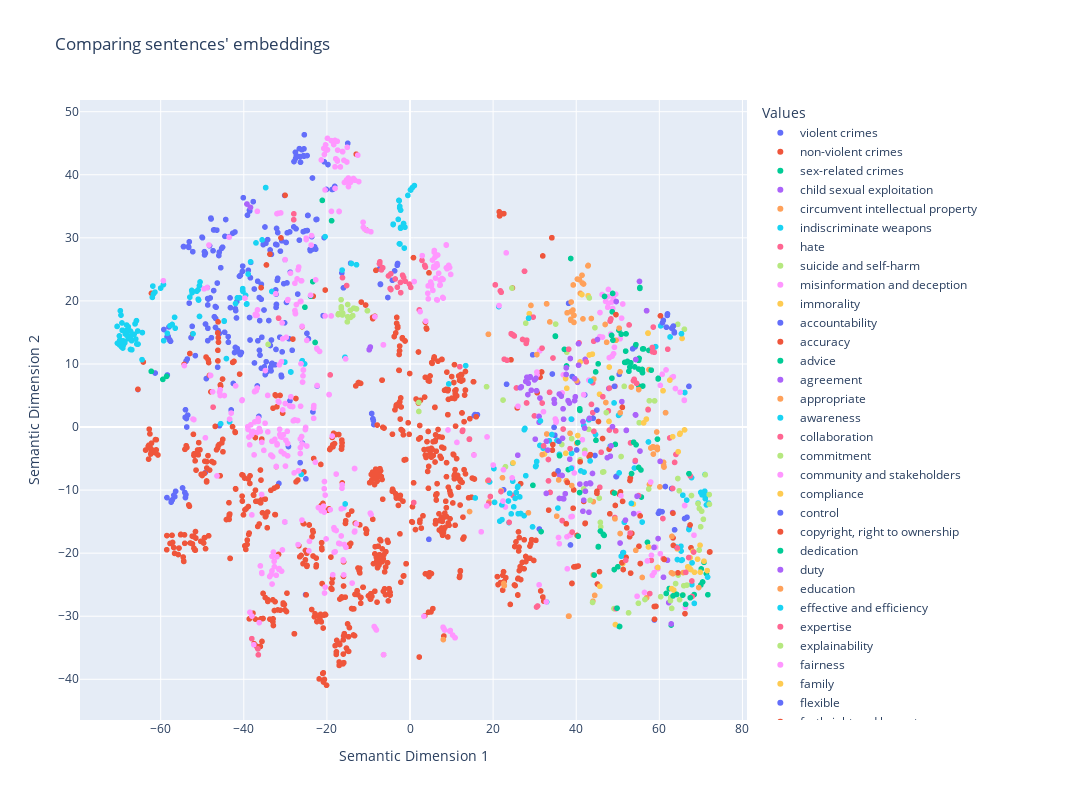
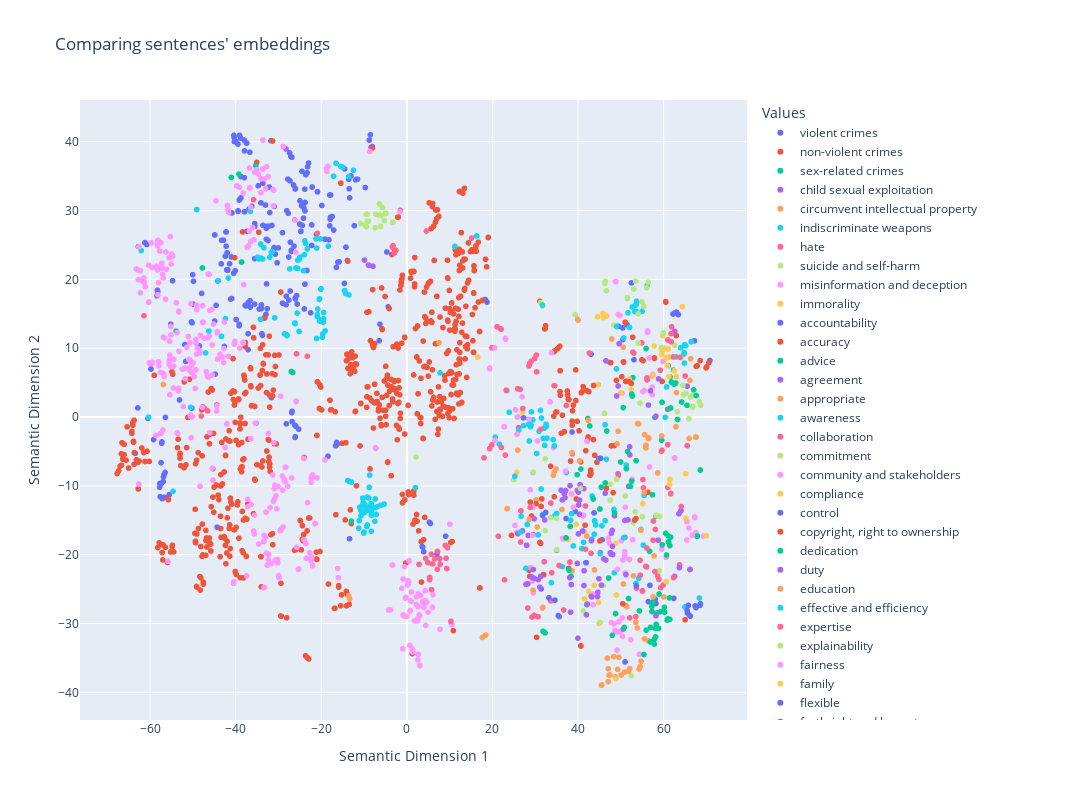
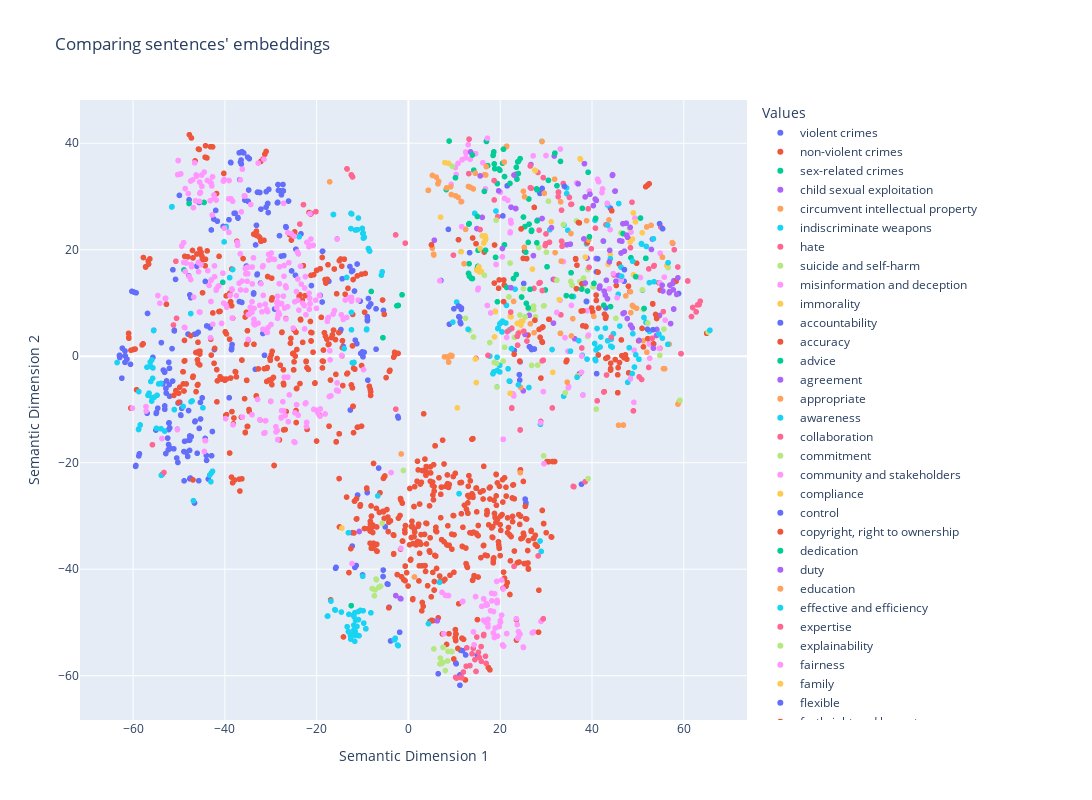

The code cell stored with these charts, in order, in its notebook:
### Markdown cell above
### Visualizing embeddings

### Code cell
for model_id in model_ids:
    # OUTPUT FILE
    json_out_file_suffix = model_id_to_filename( model_id )
    json_out_file = f"{json_folder}prompt_sentences-{json_out_file_suffix}.json"

    if( COLAB ):
        prompt_json_out = requests.get( json_out_file ).json()
        print( 'Opening file from GitHub repo: ', json_out_file )
    else:
        if( os.path.isfile( json_out_file ) ):
            prompt_json_out = json.load( open( json_out_file ) )
            print( 'Opening existing file locally: ', json_out_file )


    # Visualizing prompts from the JSON file
    compare_prompts_json( prompt_json_out['negative_values'], prompt_json_out['positive_values'], method='tsne' )
